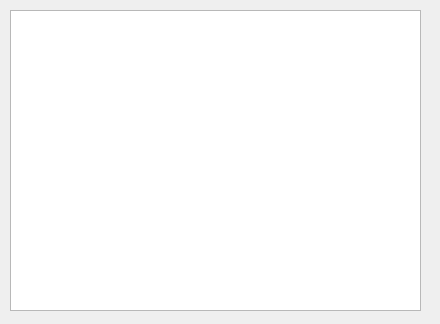
<?xml version="1.0" encoding="UTF-8"?>
<ui version="4.0">
 <class>produc</class>
 <widget class="QWidget" name="produc">
  <property name="geometry">
   <rect>
    <x>0</x>
    <y>0</y>
    <width>440</width>
    <height>324</height>
   </rect>
  </property>
  <property name="windowTitle">
   <string>Form</string>
  </property>
  <widget class="QListView" name="producView">
   <property name="geometry">
    <rect>
     <x>10</x>
     <y>10</y>
     <width>411</width>
     <height>301</height>
    </rect>
   </property>
  </widget>
 </widget>
 <resources/>
 <connections/>
</ui>
